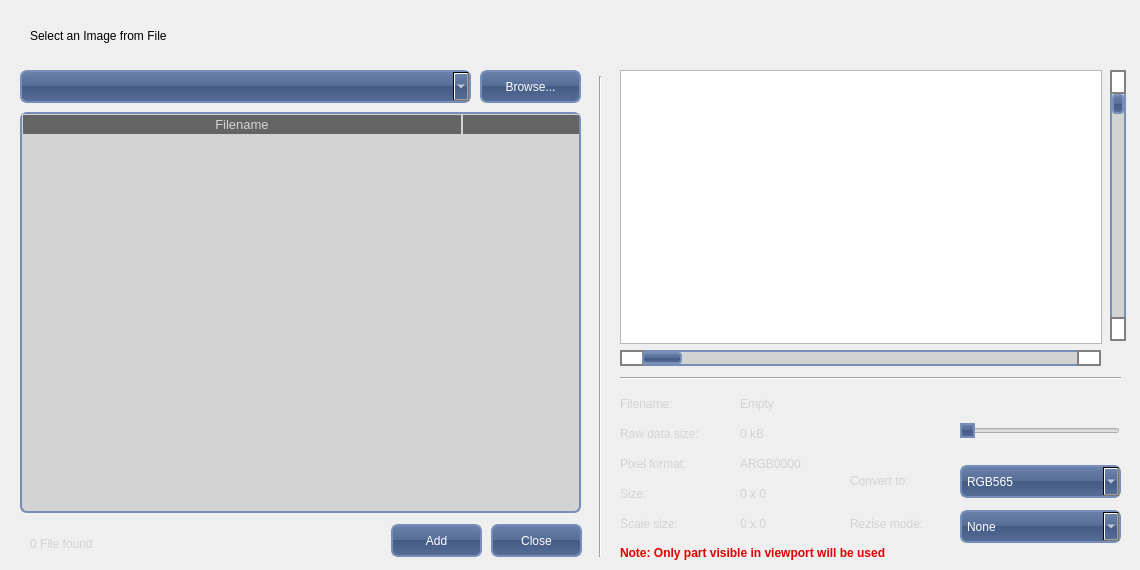
<?xml version="1.0" encoding="UTF-8"?>
<ui version="4.0">
 <class>AddingImage</class>
 <widget class="QDialog" name="AddingImage">
  <property name="geometry">
   <rect>
    <x>0</x>
    <y>0</y>
    <width>1140</width>
    <height>570</height>
   </rect>
  </property>
  <property name="sizePolicy">
   <sizepolicy hsizetype="Fixed" vsizetype="Fixed">
    <horstretch>0</horstretch>
    <verstretch>0</verstretch>
   </sizepolicy>
  </property>
  <property name="windowTitle">
   <string>Load Image</string>
  </property>
  <property name="styleSheet">
   <string notr="true">QLabel {
font: bold &quot;Ubuntu&quot;;
font-size: 12px;
color: lightgray;
}

QComboBox{
background-color: QLinearGradient( x1: 0, y1: 0, x2: 0, y2: 1,  stop: 0 #6B82AC, stop: 0.49 #566D97, stop: 0.5 #445B85, stop: 1 #566D97);
color: white;
border-width: 2px;
border-color: #778EB8;
border-style: solid;
border-radius: 7px;
padding: 3px;
font: bold &quot;Ubuntu&quot;;
font-size: 12px;
padding-left: 5px;
padding-right: 5px;
}

QComboBox::drop-down {
    subcontrol-origin: padding;
    subcontrol-position: top right;
	image: url(:/Images/down.png);
/*    border-left-width: 1px; */
    border-left-color: darkgray;
    border-left-style: solid; /* just a single line */
    border-top-right-radius: 3px; /* same radius as the QComboBox */
    border-bottom-right-radius: 3px;
}

QPushButton {
color: white;
background-color: QLinearGradient( x1: 0, y1: 0, x2: 0, y2: 1,  stop: 0 #6B82AC, stop: 0.49 #566D97, stop: 0.5 #445B85, stop: 1 #566D97);
border-width: 2px;
border-color: #778EB8;
border-style: solid;
border-radius: 7;
padding: 3px;
font: bold &quot;Ubuntu&quot;;
font-size: 12px;
padding-left: 5px;
padding-right: 5px;
}

QScrollBar:horizontal {
border-width: 2px;
border-color: #778EB8;
border-style: solid;
border-radius: 4px;
background: lightgray;
height: 15px;
margin: 0px 20px 0 20px;
}

QScrollBar::handle:horizontal {
background-color: QLinearGradient( x1: 0, y1: 0, x2: 0, y2: 1,  stop: 0 #6B82AC, stop: 0.49 #566D97, stop: 0.5 #445B85, stop: 1 #566D97);;
border-width: 2px;
border-color: #778EB8;
border-style: solid;
border-radius: 4px;
}

QScrollBar::add-line:horizontal {
    border: 2px solid grey;
    background: #32CC99;
    width: 20px;
    subcontrol-position: right;
    subcontrol-origin: margin;
}

QScrollBar::sub-line:horizontal {
    border: 2px solid grey;
    background: #32CC99;
    width: 20px;
    subcontrol-position: left;
    subcontrol-origin: margin;
}
 QScrollBar::left-arrow:horizontal, QScrollBar::right-arrow:horizontal {
     border-color: solid grey;
     border-width: 2px;
     border-height: 2px;
     background: white;
 }

 QScrollBar:vertical {
border-width: 2px;
border-color: #778EB8;
border-style: solid;
background: lightgray;
width: 15px;
margin: 22px 0 22px 0;
 }

QScrollBar::handle:vertical {
background-color: QLinearGradient( x1: 0, y1: 0, x2: 0, y2: 1,  stop: 0 #6B82AC, stop: 0.49 #566D97, stop: 0.5 #445B85, stop: 1 #566D97);;
border-width: 2px;
border-color: #778EB8;
border-style: solid;
border-radius: 4px;
}

 QScrollBar::add-line:vertical {
     border: 2px solid grey;
     background: #68F;
     height: 20px;
     subcontrol-position: bottom;
     subcontrol-origin: margin;
 }

 QScrollBar::sub-line:vertical {
     border: 2px solid grey;
     background: #32CC99;
     height: 20px;
     subcontrol-position: top;
     subcontrol-origin: margin;
 }
 QScrollBar::up-arrow:vertical, QScrollBar::down-arrow:vertical {
     border-color: solid grey;
     border-width: 2px;
     border-height: 2px;
     background: white;
 }

 QScrollBar::add-page:vertical, QScrollBar::sub-page:vertical {
     background: none;
 }

QTableWidget { 
background-color: lightgray;
selection-background-color: #778EB8;
selection-color: white;
border-width: 2px;
border-color: #778EB8;
border-style: solid;
border-radius: 7px;
font: bold &quot;Ubuntu&quot;;
font-size: 12px;
}

QHeaderView::section {			/* this is for the header in the QTableWidget*/
background-color: #646464;
color: lightgray;
/*padding: 2px;*/
font: bold &quot;Ubuntu&quot;;
font-size: 13px;
border-width: 1px;
border-color: lightgray;
border-style: solid;
/*border-radius: 1px;*/
}


QSlider::handle:horizontal {
background-color: QLinearGradient( x1: 0, y1: 0, x2: 0, y2: 1,  stop: 0 #6B82AC, stop: 0.49 #566D97, stop: 0.5 #445B85, stop: 1 #566D97);
border-width: 2px;
border-color: #778EB8;
border-style: solid;
}</string>
  </property>
  <widget class="QGraphicsView" name="graphicsView">
   <property name="geometry">
    <rect>
     <x>620</x>
     <y>70</y>
     <width>482</width>
     <height>274</height>
    </rect>
   </property>
   <property name="verticalScrollBarPolicy">
    <enum>Qt::ScrollBarAlwaysOff</enum>
   </property>
   <property name="horizontalScrollBarPolicy">
    <enum>Qt::ScrollBarAlwaysOff</enum>
   </property>
   <property name="sizeAdjustPolicy">
    <enum>QAbstractScrollArea::AdjustToContents</enum>
   </property>
   <property name="backgroundBrush">
    <brush brushstyle="NoBrush">
     <color alpha="255">
      <red>0</red>
      <green>0</green>
      <blue>0</blue>
     </color>
    </brush>
   </property>
   <property name="dragMode">
    <enum>QGraphicsView::ScrollHandDrag</enum>
   </property>
   <property name="viewportUpdateMode">
    <enum>QGraphicsView::FullViewportUpdate</enum>
   </property>
  </widget>
  <widget class="QComboBox" name="ComboBoxDirectory">
   <property name="geometry">
    <rect>
     <x>20</x>
     <y>70</y>
     <width>451</width>
     <height>33</height>
    </rect>
   </property>
   <property name="sizePolicy">
    <sizepolicy hsizetype="Fixed" vsizetype="Fixed">
     <horstretch>0</horstretch>
     <verstretch>0</verstretch>
    </sizepolicy>
   </property>
   <property name="editable">
    <bool>true</bool>
   </property>
  </widget>
  <widget class="QTableWidget" name="TableFilesFound">
   <property name="geometry">
    <rect>
     <x>20</x>
     <y>112</y>
     <width>561</width>
     <height>401</height>
    </rect>
   </property>
   <property name="sizePolicy">
    <sizepolicy hsizetype="Fixed" vsizetype="Fixed">
     <horstretch>0</horstretch>
     <verstretch>0</verstretch>
    </sizepolicy>
   </property>
   <property name="baseSize">
    <size>
     <width>0</width>
     <height>0</height>
    </size>
   </property>
   <property name="lineWidth">
    <number>-1</number>
   </property>
   <property name="horizontalScrollBarPolicy">
    <enum>Qt::ScrollBarAlwaysOff</enum>
   </property>
   <property name="selectionMode">
    <enum>QAbstractItemView::SingleSelection</enum>
   </property>
   <property name="selectionBehavior">
    <enum>QAbstractItemView::SelectRows</enum>
   </property>
   <property name="sortingEnabled">
    <bool>false</bool>
   </property>
   <property name="columnCount">
    <number>2</number>
   </property>
   <attribute name="horizontalHeaderCascadingSectionResizes">
    <bool>true</bool>
   </attribute>
   <attribute name="horizontalHeaderMinimumSectionSize">
    <number>40</number>
   </attribute>
   <attribute name="horizontalHeaderDefaultSectionSize">
    <number>440</number>
   </attribute>
   <attribute name="horizontalHeaderStretchLastSection">
    <bool>true</bool>
   </attribute>
   <attribute name="verticalHeaderVisible">
    <bool>false</bool>
   </attribute>
   <attribute name="verticalHeaderHighlightSections">
    <bool>true</bool>
   </attribute>
   <column>
    <property name="text">
     <string>Filename</string>
    </property>
   </column>
   <column>
    <property name="text">
     <string>Size</string>
    </property>
   </column>
  </widget>
  <widget class="QPushButton" name="ButtonBrowse">
   <property name="geometry">
    <rect>
     <x>480</x>
     <y>70</y>
     <width>101</width>
     <height>33</height>
    </rect>
   </property>
   <property name="sizePolicy">
    <sizepolicy hsizetype="Fixed" vsizetype="Fixed">
     <horstretch>0</horstretch>
     <verstretch>0</verstretch>
    </sizepolicy>
   </property>
   <property name="text">
    <string>Browse...</string>
   </property>
   <property name="icon">
    <iconset resource="SkinRessource.qrc">
     <normaloff>:/graphic/browse20.png</normaloff>:/graphic/browse20.png</iconset>
   </property>
   <property name="iconSize">
    <size>
     <width>20</width>
     <height>20</height>
    </size>
   </property>
  </widget>
  <widget class="QLabel" name="LabelStaticSelect">
   <property name="geometry">
    <rect>
     <x>30</x>
     <y>20</y>
     <width>471</width>
     <height>31</height>
    </rect>
   </property>
   <property name="font">
    <font>
     <family>Ubuntu</family>
     <pointsize>22</pointsize>
     <italic>false</italic>
     <bold>false</bold>
    </font>
   </property>
   <property name="styleSheet">
    <string notr="true">font: 22pt &quot;Ubuntu&quot;;
color: black;</string>
   </property>
   <property name="text">
    <string>Select an Image from File</string>
   </property>
  </widget>
  <widget class="QLabel" name="LabelFilesFound">
   <property name="geometry">
    <rect>
     <x>30</x>
     <y>530</y>
     <width>301</width>
     <height>27</height>
    </rect>
   </property>
   <property name="sizePolicy">
    <sizepolicy hsizetype="Fixed" vsizetype="Fixed">
     <horstretch>0</horstretch>
     <verstretch>0</verstretch>
    </sizepolicy>
   </property>
   <property name="text">
    <string>0 File found</string>
   </property>
   <property name="scaledContents">
    <bool>true</bool>
   </property>
  </widget>
  <widget class="QComboBox" name="comboBoxPixelFormat">
   <property name="geometry">
    <rect>
     <x>960</x>
     <y>465</y>
     <width>161</width>
     <height>33</height>
    </rect>
   </property>
   <property name="sizePolicy">
    <sizepolicy hsizetype="Fixed" vsizetype="Fixed">
     <horstretch>0</horstretch>
     <verstretch>0</verstretch>
    </sizepolicy>
   </property>
   <property name="iconSize">
    <size>
     <width>20</width>
     <height>20</height>
    </size>
   </property>
   <item>
    <property name="text">
     <string>RGB565</string>
    </property>
    <property name="icon">
     <iconset resource="SkinRessource.qrc">
      <normaloff>:/graphic/rgb20.png</normaloff>:/graphic/rgb20.png</iconset>
    </property>
   </item>
   <item>
    <property name="text">
     <string>ARGB8888</string>
    </property>
    <property name="icon">
     <iconset resource="SkinRessource.qrc">
      <normaloff>:/graphic/argb20.png</normaloff>:/graphic/argb20.png</iconset>
    </property>
   </item>
  </widget>
  <widget class="QLabel" name="LabelStaticConvertTo">
   <property name="geometry">
    <rect>
     <x>850</x>
     <y>465</y>
     <width>106</width>
     <height>32</height>
    </rect>
   </property>
   <property name="sizePolicy">
    <sizepolicy hsizetype="Fixed" vsizetype="Fixed">
     <horstretch>0</horstretch>
     <verstretch>0</verstretch>
    </sizepolicy>
   </property>
   <property name="text">
    <string>Convert to:</string>
   </property>
  </widget>
  <widget class="QLabel" name="LabelStaticResize">
   <property name="geometry">
    <rect>
     <x>850</x>
     <y>510</y>
     <width>106</width>
     <height>27</height>
    </rect>
   </property>
   <property name="sizePolicy">
    <sizepolicy hsizetype="Fixed" vsizetype="Fixed">
     <horstretch>0</horstretch>
     <verstretch>0</verstretch>
    </sizepolicy>
   </property>
   <property name="text">
    <string>Rezise mode:</string>
   </property>
  </widget>
  <widget class="QComboBox" name="comboBoxResize">
   <property name="geometry">
    <rect>
     <x>960</x>
     <y>510</y>
     <width>161</width>
     <height>33</height>
    </rect>
   </property>
   <property name="sizePolicy">
    <sizepolicy hsizetype="Fixed" vsizetype="Fixed">
     <horstretch>0</horstretch>
     <verstretch>0</verstretch>
    </sizepolicy>
   </property>
   <property name="iconSize">
    <size>
     <width>20</width>
     <height>20</height>
    </size>
   </property>
   <item>
    <property name="text">
     <string>None</string>
    </property>
    <property name="icon">
     <iconset resource="SkinRessource.qrc">
      <normaloff>:/graphic/none20.png</normaloff>:/graphic/none20.png</iconset>
    </property>
   </item>
   <item>
    <property name="text">
     <string>Scale to fit</string>
    </property>
    <property name="icon">
     <iconset resource="SkinRessource.qrc">
      <normaloff>:/graphic/ScaleFit20.png</normaloff>:/graphic/ScaleFit20.png</iconset>
    </property>
   </item>
   <item>
    <property name="text">
     <string>Scale to width</string>
    </property>
    <property name="icon">
     <iconset resource="SkinRessource.qrc">
      <normaloff>:/graphic/ScaleWidth20.png</normaloff>:/graphic/ScaleWidth20.png</iconset>
    </property>
   </item>
   <item>
    <property name="text">
     <string>Scale to height</string>
    </property>
    <property name="icon">
     <iconset resource="SkinRessource.qrc">
      <normaloff>:/graphic/ScaleHeight20.png</normaloff>:/graphic/ScaleHeight20.png</iconset>
    </property>
   </item>
  </widget>
  <widget class="QLabel" name="LabelPixelFormat">
   <property name="geometry">
    <rect>
     <x>740</x>
     <y>450</y>
     <width>131</width>
     <height>27</height>
    </rect>
   </property>
   <property name="sizePolicy">
    <sizepolicy hsizetype="Fixed" vsizetype="Fixed">
     <horstretch>0</horstretch>
     <verstretch>0</verstretch>
    </sizepolicy>
   </property>
   <property name="text">
    <string>ARGB0000</string>
   </property>
  </widget>
  <widget class="QLabel" name="LabelStaticSize">
   <property name="geometry">
    <rect>
     <x>620</x>
     <y>480</y>
     <width>111</width>
     <height>27</height>
    </rect>
   </property>
   <property name="sizePolicy">
    <sizepolicy hsizetype="Fixed" vsizetype="Fixed">
     <horstretch>0</horstretch>
     <verstretch>0</verstretch>
    </sizepolicy>
   </property>
   <property name="text">
    <string>Size:</string>
   </property>
  </widget>
  <widget class="QLabel" name="LabelStaticFilename">
   <property name="geometry">
    <rect>
     <x>620</x>
     <y>390</y>
     <width>111</width>
     <height>27</height>
    </rect>
   </property>
   <property name="sizePolicy">
    <sizepolicy hsizetype="Fixed" vsizetype="Fixed">
     <horstretch>0</horstretch>
     <verstretch>0</verstretch>
    </sizepolicy>
   </property>
   <property name="text">
    <string>Filename:</string>
   </property>
  </widget>
  <widget class="QLabel" name="LabelFilename">
   <property name="geometry">
    <rect>
     <x>740</x>
     <y>390</y>
     <width>381</width>
     <height>27</height>
    </rect>
   </property>
   <property name="sizePolicy">
    <sizepolicy hsizetype="Fixed" vsizetype="Fixed">
     <horstretch>0</horstretch>
     <verstretch>0</verstretch>
    </sizepolicy>
   </property>
   <property name="text">
    <string>Empty</string>
   </property>
  </widget>
  <widget class="QLabel" name="LabelStaticPixelFormat">
   <property name="geometry">
    <rect>
     <x>620</x>
     <y>450</y>
     <width>111</width>
     <height>27</height>
    </rect>
   </property>
   <property name="sizePolicy">
    <sizepolicy hsizetype="Fixed" vsizetype="Fixed">
     <horstretch>0</horstretch>
     <verstretch>0</verstretch>
    </sizepolicy>
   </property>
   <property name="text">
    <string>Pixel format:</string>
   </property>
  </widget>
  <widget class="QLabel" name="LabelSize">
   <property name="geometry">
    <rect>
     <x>740</x>
     <y>480</y>
     <width>131</width>
     <height>27</height>
    </rect>
   </property>
   <property name="sizePolicy">
    <sizepolicy hsizetype="Fixed" vsizetype="Fixed">
     <horstretch>0</horstretch>
     <verstretch>0</verstretch>
    </sizepolicy>
   </property>
   <property name="text">
    <string>0 x 0</string>
   </property>
  </widget>
  <widget class="QLabel" name="LabelStaticScaleSize">
   <property name="geometry">
    <rect>
     <x>620</x>
     <y>510</y>
     <width>111</width>
     <height>27</height>
    </rect>
   </property>
   <property name="sizePolicy">
    <sizepolicy hsizetype="Fixed" vsizetype="Fixed">
     <horstretch>0</horstretch>
     <verstretch>0</verstretch>
    </sizepolicy>
   </property>
   <property name="text">
    <string>Scale size:</string>
   </property>
  </widget>
  <widget class="QLabel" name="LabelScaleSize">
   <property name="geometry">
    <rect>
     <x>740</x>
     <y>510</y>
     <width>121</width>
     <height>27</height>
    </rect>
   </property>
   <property name="sizePolicy">
    <sizepolicy hsizetype="Fixed" vsizetype="Fixed">
     <horstretch>0</horstretch>
     <verstretch>0</verstretch>
    </sizepolicy>
   </property>
   <property name="text">
    <string>0 x 0</string>
   </property>
  </widget>
  <widget class="QLabel" name="LabelStaticDataSize">
   <property name="geometry">
    <rect>
     <x>620</x>
     <y>420</y>
     <width>111</width>
     <height>27</height>
    </rect>
   </property>
   <property name="sizePolicy">
    <sizepolicy hsizetype="Fixed" vsizetype="Fixed">
     <horstretch>0</horstretch>
     <verstretch>0</verstretch>
    </sizepolicy>
   </property>
   <property name="text">
    <string>Raw data size:</string>
   </property>
  </widget>
  <widget class="QLabel" name="LabelDataSize">
   <property name="geometry">
    <rect>
     <x>740</x>
     <y>420</y>
     <width>131</width>
     <height>27</height>
    </rect>
   </property>
   <property name="sizePolicy">
    <sizepolicy hsizetype="Fixed" vsizetype="Fixed">
     <horstretch>0</horstretch>
     <verstretch>0</verstretch>
    </sizepolicy>
   </property>
   <property name="text">
    <string>0 kB</string>
   </property>
  </widget>
  <widget class="QLabel" name="LabelNote">
   <property name="geometry">
    <rect>
     <x>620</x>
     <y>545</y>
     <width>501</width>
     <height>16</height>
    </rect>
   </property>
   <property name="sizePolicy">
    <sizepolicy hsizetype="Fixed" vsizetype="Fixed">
     <horstretch>0</horstretch>
     <verstretch>0</verstretch>
    </sizepolicy>
   </property>
   <property name="font">
    <font>
     <pointsize>-1</pointsize>
     <italic>false</italic>
     <bold>true</bold>
    </font>
   </property>
   <property name="styleSheet">
    <string notr="true">color:rgb(224, 0, 0)</string>
   </property>
   <property name="text">
    <string>Note: Only part visible in viewport will be used</string>
   </property>
  </widget>
  <widget class="Line" name="line_V_Load">
   <property name="geometry">
    <rect>
     <x>590</x>
     <y>76</y>
     <width>20</width>
     <height>481</height>
    </rect>
   </property>
   <property name="orientation">
    <enum>Qt::Vertical</enum>
   </property>
  </widget>
  <widget class="QScrollBar" name="horizontalScrollBar">
   <property name="geometry">
    <rect>
     <x>620</x>
     <y>350</y>
     <width>481</width>
     <height>16</height>
    </rect>
   </property>
   <property name="tracking">
    <bool>true</bool>
   </property>
   <property name="orientation">
    <enum>Qt::Horizontal</enum>
   </property>
  </widget>
  <widget class="QScrollBar" name="verticalScrollBar">
   <property name="geometry">
    <rect>
     <x>1110</x>
     <y>70</y>
     <width>16</width>
     <height>271</height>
    </rect>
   </property>
   <property name="orientation">
    <enum>Qt::Vertical</enum>
   </property>
  </widget>
  <widget class="Line" name="line_H_Load">
   <property name="geometry">
    <rect>
     <x>620</x>
     <y>370</y>
     <width>501</width>
     <height>16</height>
    </rect>
   </property>
   <property name="orientation">
    <enum>Qt::Horizontal</enum>
   </property>
  </widget>
  <widget class="QPushButton" name="pushButtonAdd">
   <property name="geometry">
    <rect>
     <x>391</x>
     <y>524</y>
     <width>91</width>
     <height>33</height>
    </rect>
   </property>
   <property name="text">
    <string>Add</string>
   </property>
   <property name="icon">
    <iconset resource="SkinRessource.qrc">
     <normaloff>:/graphic/plus20.png</normaloff>:/graphic/plus20.png</iconset>
   </property>
   <property name="iconSize">
    <size>
     <width>20</width>
     <height>20</height>
    </size>
   </property>
  </widget>
  <widget class="QPushButton" name="pushButtonClose">
   <property name="geometry">
    <rect>
     <x>491</x>
     <y>524</y>
     <width>91</width>
     <height>33</height>
    </rect>
   </property>
   <property name="styleSheet">
    <string notr="true"/>
   </property>
   <property name="text">
    <string>Close</string>
   </property>
   <property name="icon">
    <iconset resource="SkinRessource.qrc">
     <normaloff>:/graphic/exit20.png</normaloff>:/graphic/exit20.png</iconset>
   </property>
  </widget>
  <widget class="QSlider" name="loadCheckerBoardSlider">
   <property name="geometry">
    <rect>
     <x>960</x>
     <y>420</y>
     <width>160</width>
     <height>22</height>
    </rect>
   </property>
   <property name="maximum">
    <number>255</number>
   </property>
   <property name="orientation">
    <enum>Qt::Horizontal</enum>
   </property>
  </widget>
 </widget>
 <resources>
  <include location="SkinRessource.qrc"/>
 </resources>
 <connections/>
</ui>
